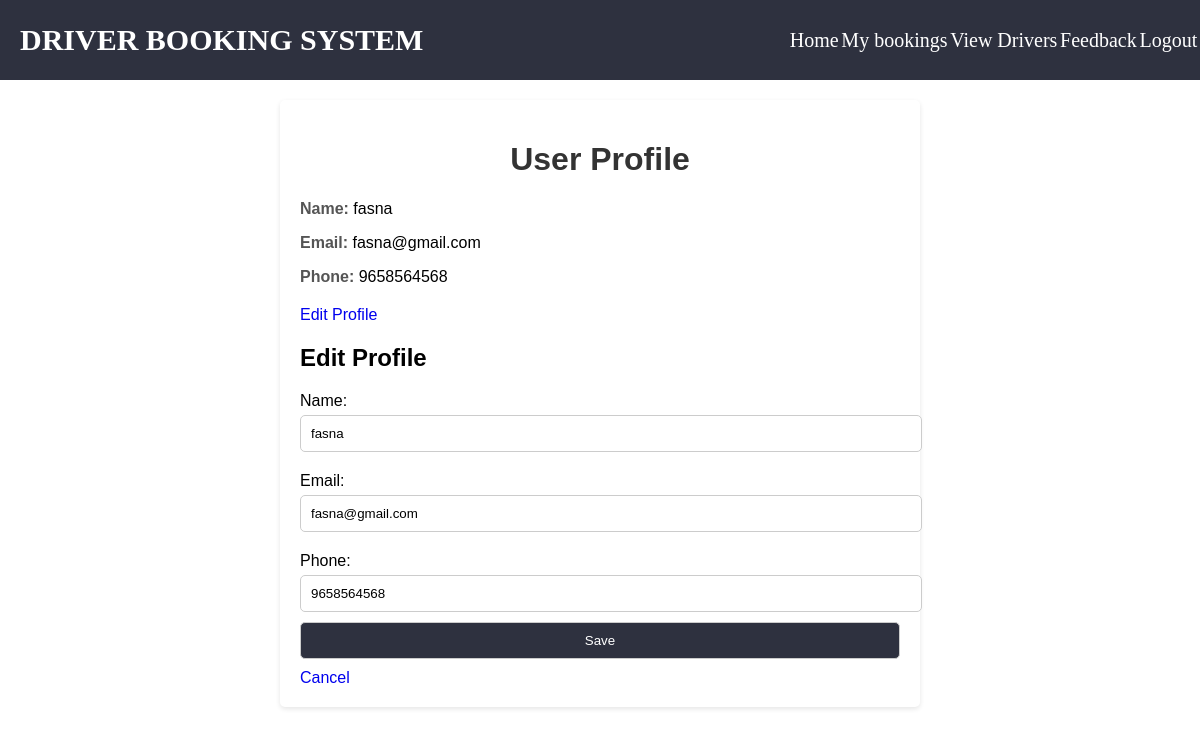
Screenshot of /DRIVER_HIRING_SYSTEM/userprofile.php?edit=true (signed in) with the database file from the repository.
### tables this page shows
CREATE TABLE `users` (
  `username` varchar(50) NOT NULL,
  `phno` varchar(22) NOT NULL,
  `email` varchar(40) NOT NULL,
  `pwd` varchar(30) NOT NULL,
  `user_type` varchar(25) NOT NULL,
  `user_id` int(10) NOT NULL,
  `district` varchar(50) NOT NULL
);

### DRIVER_HIRING_SYSTEM/userprofile.php (the view, shortened to what this page needs)
<?php
$conn = mysqli_connect("localhost", "root", "", "driver_booking_system");
$user_id = $_SESSION['user_id'] ?? null;
$user = null;
if ($user_id) {
    $user_sql = "SELECT * FROM users WHERE user_id = '$user_id'";
    $user_result = mysqli_query($conn, $user_sql);
    if ($user_result && mysqli_num_rows($user_result) > 0) {
        $user = mysqli_fetch_assoc($user_result);
    }
}
$edit_mode = false;
if ($_SERVER['REQUEST_METHOD'] === 'POST' && $user) {
    $old_email = $user['email'];
    $name = $_POST['name'];
    $email = $_POST['email'];
    $phone = $_POST['phone'];
    $update_sql = "UPDATE users SET username = '$name', email = '$email', phno = '$phone' WHERE user_id = '$user_id'";
    mysqli_query($conn, $update_sql);
    $update_login_sql = "UPDATE login SET email = '$email' WHERE email = '$old_email'";
    mysqli_query($conn, $update_login_sql);
    $user['username'] = $name;
    $user['email'] = $email;
    $user['phno'] = $phone;
} elseif (isset($_GET['edit'])) {
    $edit_mode = true;
}
?>
<!DOCTYPE html>
<html>
<head>
    <link rel="stylesheet" href="userprofile.css">
</head>
<body>
<nav class="nanbar">
    <div class="navbar">
        <h2 class="hdng">DRIVER BOOKING SYSTEM</h2>
        <div class="link">
            <a href="userdashboard.html">Home</a>
            <a href="">My bookings</a>
            <a href="view_drivers.php">View Drivers</a>
            <a href="feedback.php">Feedback</a>
            <a href="logout.php">Logout</a>
        </div>
    </div>
</nav>
<div class="container">
    <h1>User Profile</h1>
    <?php if ($user): ?>
        <div class="profile-info">
            <p><strong>Name:</strong> <span id="userName"><?php echo htmlspecialchars($user['username']); ?></span></p>
            <p><strong>Email:</strong> <span id="userEmail"><?php echo htmlspecialchars($user['email']); ?></span></p>
            <p><strong>Phone:</strong> <span id="userPhone"><?php echo htmlspecialchars($user['phno']); ?></span></p>
        </div>
        <a href="?edit=true">Edit Profile</a>
        <?php if ($edit_mode): ?>
            <div id="editForm">
                <h2>Edit Profile</h2>
                <form method="POST" action="">
                    <label for="editName">Name:</label>
                    <input type="text" id="editName" name="name" value="<?php echo htmlspecialchars($user['username']); ?>" required>
                    <label for="editEmail">Email:</label>
                    <input type="email" id="editEmail" name="email" value="<?php echo htmlspecialchars($user['email']); ?>" required>
                    <label for="editPhone">Phone:</label>
                    <input type="tel" id="editPhone" name="phone" value="<?php echo htmlspecialchars($user['phno']); ?>" required>
                    <input type="submit" value="Save">
                    <a href="profile.php">Cancel</a>
                </form>
            </div>
        <?php endif; ?>
    <?php else: ?>
        <p>User not found.</p>
    <?php endif; ?>
</div>
</body>
</html>

### DRIVER_HIRING_SYSTEM/userprofile.css (style rules this page uses)
body { font-family: Arial, sans-serif; margin: 0; padding: 0; }
a { text-decoration: none; }
.nanbar { width: 100%; height: 80px; background-color:rgba(1, 4, 21, 0.821); display: flex; justify-content: center; align-items: center; }
.navbar { width: 100%; height: 80px; display: flex; justify-content: space-between; align-items: center; padding-left: 20px; }
.hdng { font-size: 30px; color: white; font-family: 'Times New Roman', Times, serif; }
.link { width: 35%; height: 80px; display: flex; justify-content: space-evenly; align-items: center; padding-left: 60px; }
.link a { text-decoration: none; font-family: bold; color: rgb(255, 255, 255); font-size: 20px; }
.container { max-width: 600px; margin: 20px auto; padding: 20px; background-color: #fff; border-radius: 5px; box-shadow: 0 2px 5px rgba(0, 0, 0, 0.1); }
h1 { text-align: center; color: #333; }
.profile-info { margin-bottom: 20px; }
strong { color: #555; }
label { display: block; margin: 10px 0 5px; }
input[type="text"], input[type="email"], input[type="tel"], input[type="submit"], button { width: 100%; padding: 10px; margin-bottom: 10px; border: 1px solid #ccc; border-radius: 5px; }
input[type="submit"] { background-color: rgba(1, 4, 21, 0.821); color: #fff; }

### rows the page displays
users: username "fasna", email "fasna@gmail.com", phno "9658564568", name "fasna", phone "9658564568"
